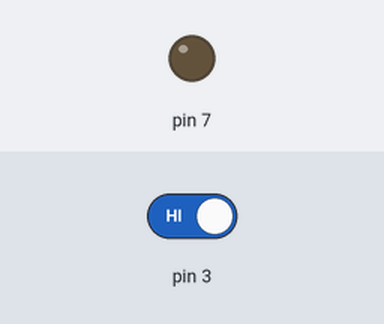
The sketch below on a simulated Arduino Uno, built with avr-gcc and run on an emulated ATmega328P. On the bench: output pins drawn as LEDs (lit = HIGH). Dashed ring = blinking. The test bench sets the inputs (shaded band); at power-on: pin 3 HIGH. What the sketch prints to the serial monitor is not drawn.

Above: at 1.2 s.
1.3 s: pin 3 driven LOW
At 1.7 s:
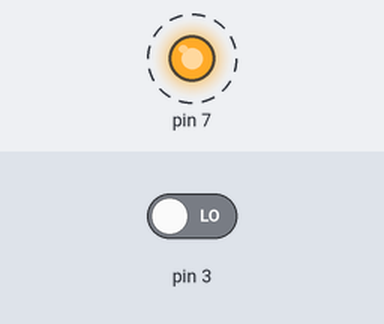
4.3 s: pin 3 driven HIGH
At 5.2 s:
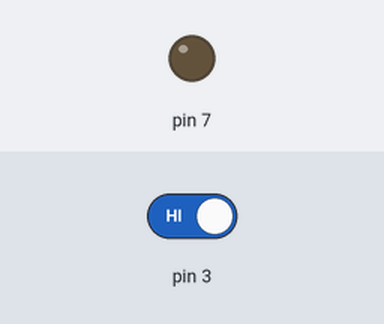
Timing chart, 0 to 7.3 s (numbered marks = the images above; inputs shaded):
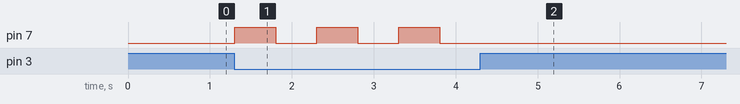

The sketch:

Code.ino
```cpp
int IR_remote = 0;

void setup()
{
  pinMode(3, INPUT);
  pinMode(7, OUTPUT);
  Serial.begin(9600);
}

void loop()
{
  IR_remote = digitalRead(3);
  Serial.println(IR_remote);

  if (IR_remote == LOW){
    digitalWrite(7, HIGH);
    delay(500);
    digitalWrite(7, LOW);
    delay(500);
  }
  else{
    digitalWrite(7,LOW);
  }
}
```

Measured:
- after the input at 1.3 s, pin 7: alternates HIGH for 0.50 s and LOW for 0.50 s, starting at once
- after the input at 4.3 s, pin 7: stops changing and stays LOW
